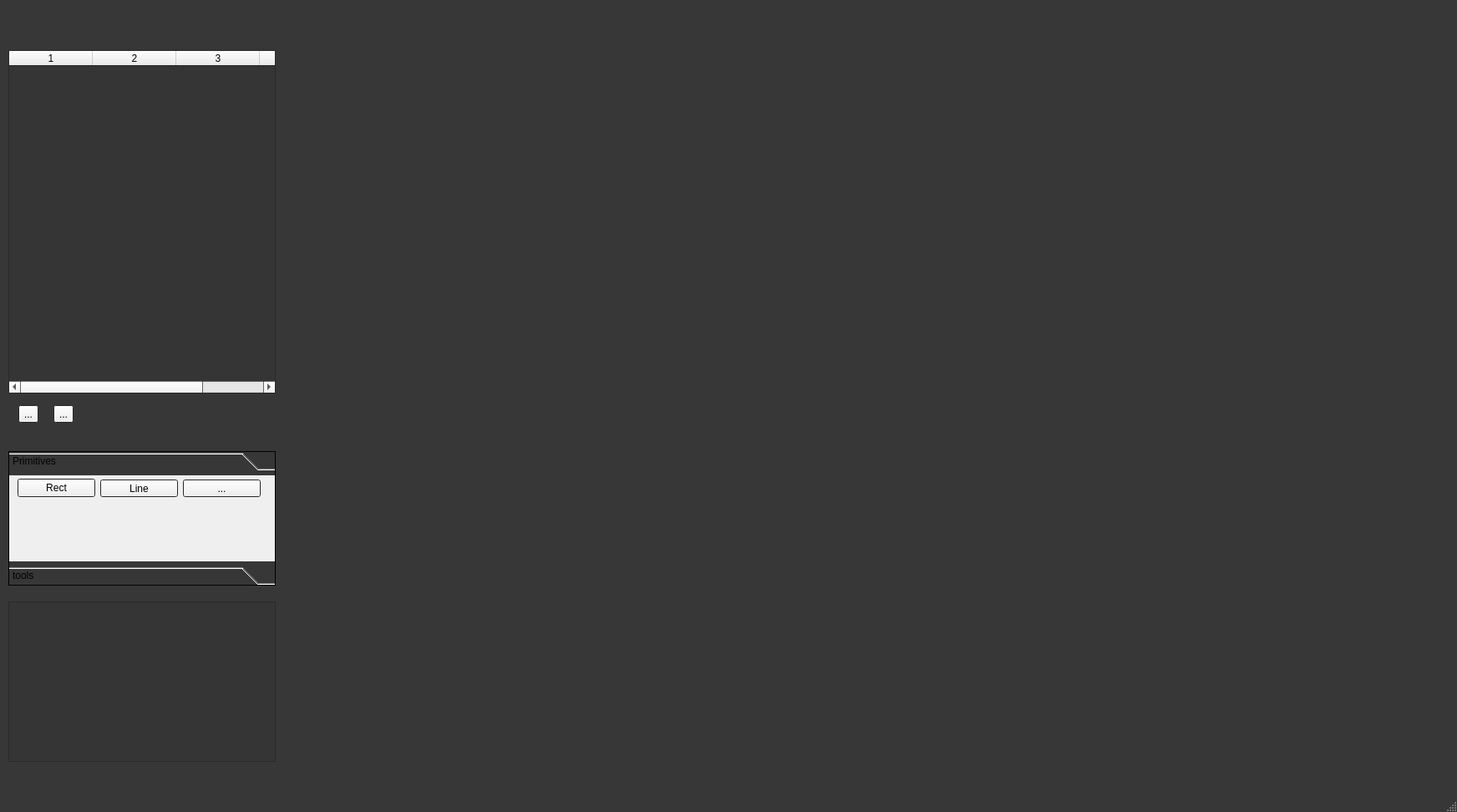
<?xml version="1.0" encoding="UTF-8"?>
<ui version="4.0">
 <class>MainWindow</class>
 <widget class="QMainWindow" name="MainWindow">
  <property name="geometry">
   <rect>
    <x>0</x>
    <y>0</y>
    <width>1744</width>
    <height>972</height>
   </rect>
  </property>
  <property name="sizePolicy">
   <sizepolicy hsizetype="Preferred" vsizetype="Expanding">
    <horstretch>0</horstretch>
    <verstretch>0</verstretch>
   </sizepolicy>
  </property>
  <property name="palette">
   <palette>
    <active>
     <colorrole role="Base">
      <brush brushstyle="SolidPattern">
       <color alpha="255">
        <red>53</red>
        <green>53</green>
        <blue>53</blue>
       </color>
      </brush>
     </colorrole>
     <colorrole role="Window">
      <brush brushstyle="SolidPattern">
       <color alpha="255">
        <red>55</red>
        <green>55</green>
        <blue>55</blue>
       </color>
      </brush>
     </colorrole>
    </active>
    <inactive>
     <colorrole role="Base">
      <brush brushstyle="SolidPattern">
       <color alpha="255">
        <red>53</red>
        <green>53</green>
        <blue>53</blue>
       </color>
      </brush>
     </colorrole>
     <colorrole role="Window">
      <brush brushstyle="SolidPattern">
       <color alpha="255">
        <red>55</red>
        <green>55</green>
        <blue>55</blue>
       </color>
      </brush>
     </colorrole>
    </inactive>
    <disabled>
     <colorrole role="Base">
      <brush brushstyle="SolidPattern">
       <color alpha="255">
        <red>55</red>
        <green>55</green>
        <blue>55</blue>
       </color>
      </brush>
     </colorrole>
     <colorrole role="Window">
      <brush brushstyle="SolidPattern">
       <color alpha="255">
        <red>55</red>
        <green>55</green>
        <blue>55</blue>
       </color>
      </brush>
     </colorrole>
    </disabled>
   </palette>
  </property>
  <property name="windowTitle">
   <string>Qt5</string>
  </property>
  <widget class="QWidget" name="centralwidget">
   <widget class="QTableWidget" name="tableWidget">
    <property name="geometry">
     <rect>
      <x>10</x>
      <y>60</y>
      <width>320</width>
      <height>411</height>
     </rect>
    </property>
    <property name="sizePolicy">
     <sizepolicy hsizetype="Preferred" vsizetype="Preferred">
      <horstretch>0</horstretch>
      <verstretch>0</verstretch>
     </sizepolicy>
    </property>
    <property name="baseSize">
     <size>
      <width>0</width>
      <height>0</height>
     </size>
    </property>
    <property name="selectionMode">
     <enum>QAbstractItemView::SingleSelection</enum>
    </property>
    <property name="selectionBehavior">
     <enum>QAbstractItemView::SelectRows</enum>
    </property>
    <property name="rowCount">
     <number>0</number>
    </property>
    <property name="columnCount">
     <number>4</number>
    </property>
    <column/>
    <column/>
    <column/>
    <column/>
   </widget>
   <widget class="QWidget" name="horizontalLayoutWidget">
    <property name="geometry">
     <rect>
      <x>10</x>
      <y>480</y>
      <width>91</width>
      <height>31</height>
     </rect>
    </property>
    <layout class="QHBoxLayout" name="horizontalLayout">
     <item>
      <widget class="QToolButton" name="tbAddLayer">
       <property name="text">
        <string>...</string>
       </property>
       <property name="iconSize">
        <size>
         <width>16</width>
         <height>16</height>
        </size>
       </property>
      </widget>
     </item>
     <item>
      <widget class="QToolButton" name="tbRemoveLayer">
       <property name="text">
        <string>...</string>
       </property>
       <property name="iconSize">
        <size>
         <width>16</width>
         <height>16</height>
        </size>
       </property>
      </widget>
     </item>
    </layout>
   </widget>
   <widget class="QToolBox" name="toolBox">
    <property name="geometry">
     <rect>
      <x>10</x>
      <y>540</y>
      <width>320</width>
      <height>161</height>
     </rect>
    </property>
    <property name="sizePolicy">
     <sizepolicy hsizetype="Expanding" vsizetype="Expanding">
      <horstretch>0</horstretch>
      <verstretch>0</verstretch>
     </sizepolicy>
    </property>
    <property name="baseSize">
     <size>
      <width>0</width>
      <height>0</height>
     </size>
    </property>
    <property name="frameShape">
     <enum>QFrame::Panel</enum>
    </property>
    <property name="currentIndex">
     <number>0</number>
    </property>
    <widget class="QWidget" name="page">
     <property name="geometry">
      <rect>
       <x>0</x>
       <y>0</y>
       <width>318</width>
       <height>93</height>
      </rect>
     </property>
     <attribute name="label">
      <string>Primitives</string>
     </attribute>
     <widget class="QWidget" name="horizontalLayoutWidget_2">
      <property name="geometry">
       <rect>
        <x>10</x>
        <y>0</y>
        <width>291</width>
        <height>31</height>
       </rect>
      </property>
      <layout class="QHBoxLayout" name="horizontalLayout_2">
       <item>
        <widget class="QPushButton" name="pbRect">
         <property name="sizePolicy">
          <sizepolicy hsizetype="Preferred" vsizetype="Fixed">
           <horstretch>0</horstretch>
           <verstretch>0</verstretch>
          </sizepolicy>
         </property>
         <property name="toolTip">
          <string>rectanhle</string>
         </property>
         <property name="text">
          <string>Rect</string>
         </property>
         <property name="icon">
          <iconset resource="icons.qrc">
           <normaloff>:/icons/icons/Cube.png</normaloff>:/icons/icons/Cube.png</iconset>
         </property>
        </widget>
       </item>
       <item>
        <widget class="QToolButton" name="tbLine">
         <property name="sizePolicy">
          <sizepolicy hsizetype="Preferred" vsizetype="Fixed">
           <horstretch>0</horstretch>
           <verstretch>0</verstretch>
          </sizepolicy>
         </property>
         <property name="text">
          <string>Line</string>
         </property>
         <property name="iconSize">
          <size>
           <width>32</width>
           <height>32</height>
          </size>
         </property>
        </widget>
       </item>
       <item>
        <widget class="QToolButton" name="toolButton">
         <property name="sizePolicy">
          <sizepolicy hsizetype="Preferred" vsizetype="Fixed">
           <horstretch>0</horstretch>
           <verstretch>0</verstretch>
          </sizepolicy>
         </property>
         <property name="text">
          <string>...</string>
         </property>
        </widget>
       </item>
      </layout>
     </widget>
    </widget>
    <widget class="QWidget" name="page_2">
     <property name="geometry">
      <rect>
       <x>0</x>
       <y>0</y>
       <width>318</width>
       <height>93</height>
      </rect>
     </property>
     <attribute name="label">
      <string>tools</string>
     </attribute>
    </widget>
   </widget>
   <widget class="QTextEdit" name="textEdit">
    <property name="geometry">
     <rect>
      <x>10</x>
      <y>720</y>
      <width>320</width>
      <height>192</height>
     </rect>
    </property>
    <property name="sizePolicy">
     <sizepolicy hsizetype="Preferred" vsizetype="Expanding">
      <horstretch>0</horstretch>
      <verstretch>0</verstretch>
     </sizepolicy>
    </property>
    <property name="baseSize">
     <size>
      <width>0</width>
      <height>0</height>
     </size>
    </property>
   </widget>
   <widget class="QWidget" name="drawingwidget" native="true">
    <property name="geometry">
     <rect>
      <x>340</x>
      <y>60</y>
      <width>1391</width>
      <height>851</height>
     </rect>
    </property>
   </widget>
  </widget>
  <widget class="QMenuBar" name="menubar">
   <property name="geometry">
    <rect>
     <x>0</x>
     <y>0</y>
     <width>1744</width>
     <height>24</height>
    </rect>
   </property>
  </widget>
  <widget class="QStatusBar" name="statusbar"/>
  <action name="actionExit">
   <property name="text">
    <string>Exit</string>
   </property>
  </action>
  <action name="actionEinstellungen">
   <property name="text">
    <string>Einstellungen</string>
   </property>
  </action>
 </widget>
 <resources>
  <include location="icons.qrc"/>
 </resources>
 <connections>
  <connection>
   <sender>actionExit</sender>
   <signal>triggered()</signal>
   <receiver>MainWindow</receiver>
   <slot>close()</slot>
   <hints>
    <hint type="sourcelabel">
     <x>-1</x>
     <y>-1</y>
    </hint>
    <hint type="destinationlabel">
     <x>871</x>
     <y>485</y>
    </hint>
   </hints>
  </connection>
 </connections>
</ui>
